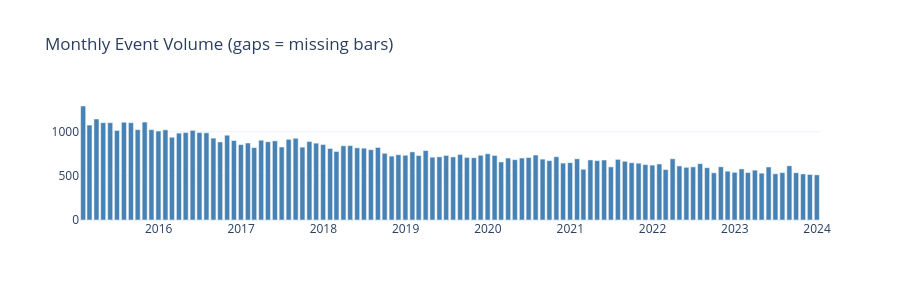

Source (notebook cell):
### Markdown cell above
## 1b.5 Event Volume Analysis

| What to Look For | Indicates | Action |
|-----------------|-----------|--------|
| Missing bars | Data gaps (TQ002) | Document; add gap indicator |
| Declining trend | Population shrinkage or data cutoff | Check if intentional |
| Spikes | Campaigns, seasonality, or data issues | Investigate cause |
| Flat periods | Possible logging outages | Verify with data source |

### Code cell
df_temp = df.copy()
df_temp[TIME_COLUMN] = to_datetime(df_temp[TIME_COLUMN])
time_span = (df_temp[TIME_COLUMN].max() - df_temp[TIME_COLUMN].min()).days

freq, label = ("D", "Daily") if time_span <= 90 else ("W", "Weekly") if time_span <= 365 else ("ME", "Monthly")
counts = df_temp.groupby(native_pd.Grouper(key=TIME_COLUMN, freq=freq)).size()

fig = go.Figure(go.Bar(x=counts.index, y=counts.to_numpy(), marker_color="#4682B4"))
fig.update_layout(title=f"{label} Event Volume (gaps = missing bars)", height=300, template="plotly_white")
display_figure(fig)
